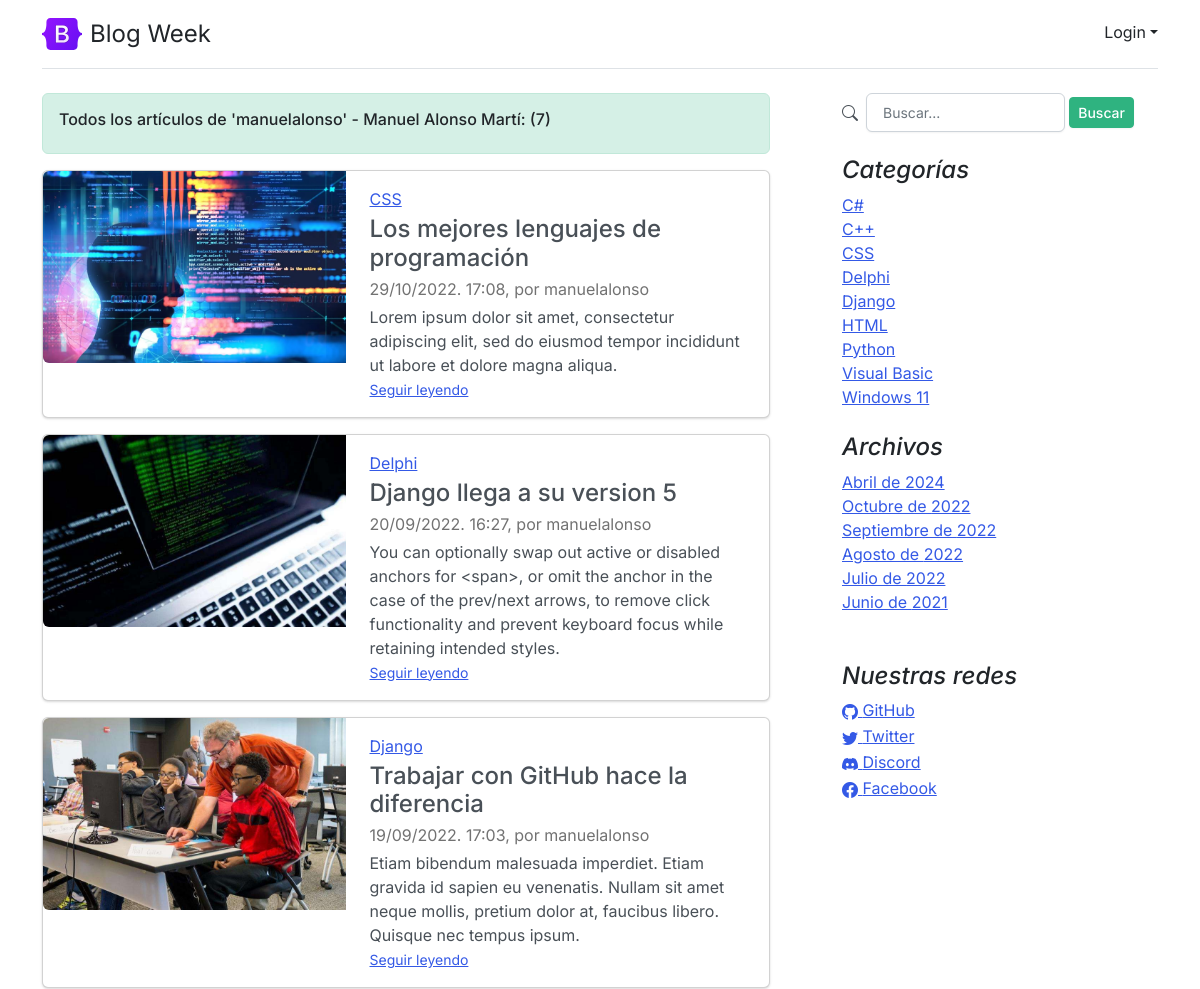
The app's page /author/?aut=4 (upper part), older data.
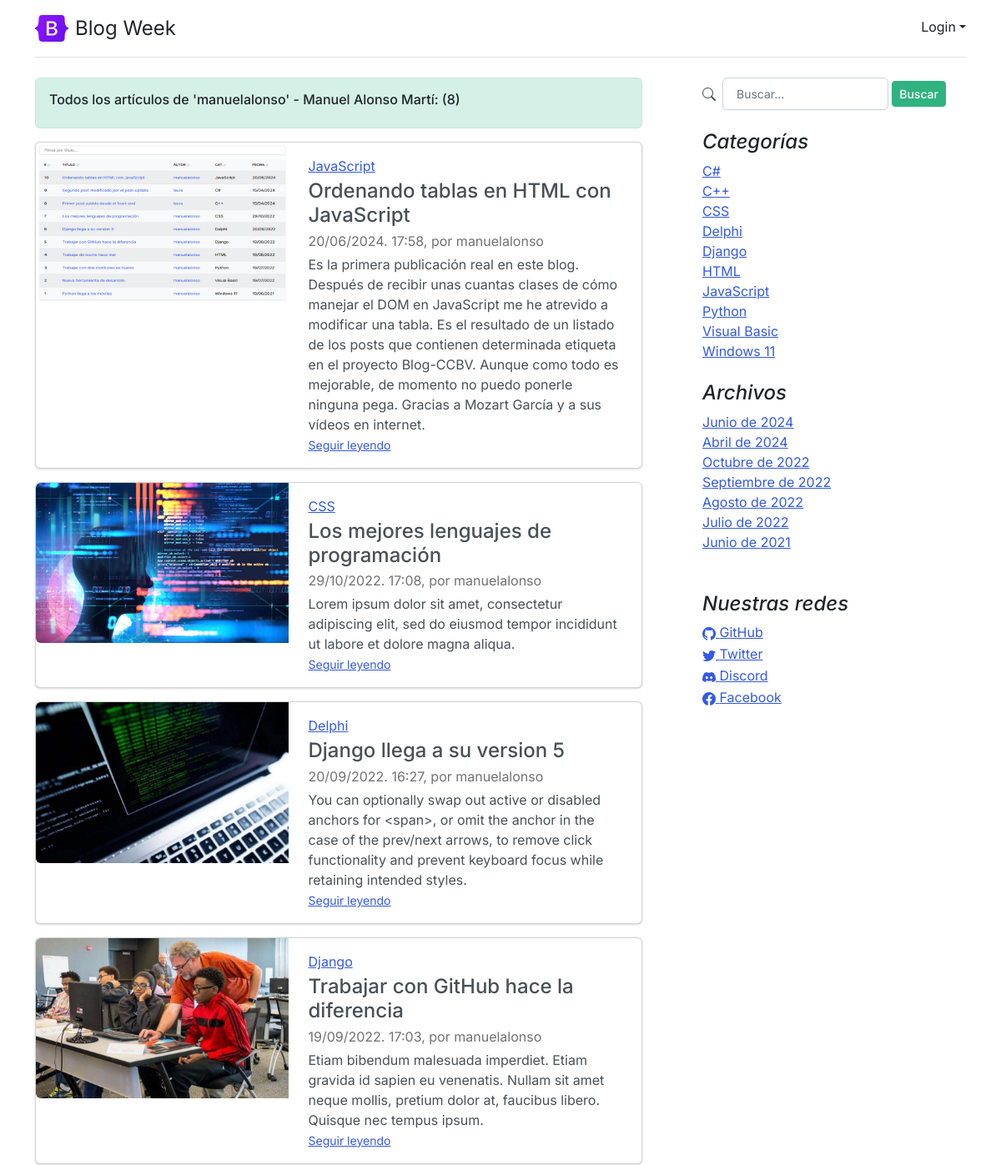
The same page, newer data.
### core/models.py (models this page shows, shortened)
class Post(models.Model):
	title = models.CharField(max_length=250, verbose_name='Título')
	excerpt = models.TextField(verbose_name='Entradilla')
	content = RichTextField(verbose_name='Contenido')
	image = models.ImageField(default='default.jpg',upload_to=profile_picture_path, verbose_name='Imagen')
	published = models.BooleanField(default=False, verbose_name='Publicado')
	category = models.ForeignKey(Category, on_delete=models.CASCADE, related_name='get_posts', verbose_name='Categoría')
	author = models.ForeignKey(User, on_delete=models.CASCADE, related_name='get_posts', verbose_name='Autor')
	tags = models.ManyToManyField(Tag, blank=True, verbose_name='Etiquetas')
	likes = models.ManyToManyField(User, related_name='blog_posts', blank=True, verbose_name='Me Gusta')
	created = models.DateTimeField(auto_now_add=True, verbose_name='Fecha de creación')
	updated = models.DateTimeField(auto_now=True, verbose_name='Fecha de modificación')
	class Meta:
		verbose_name = 'Publicación'
		verbose_name_plural = 'Publicaciones'
		ordering = ['-created']

class Category (models.Model):
	name = models.CharField(max_length=200, unique=True, verbose_name='Nombre')
	active = models.BooleanField(default=True, verbose_name='Activo')
	created = models.DateTimeField(auto_now_add=True, verbose_name='Fecha de creación')
	updated = models.DateTimeField(auto_now=True, verbose_name='Fecha de modificación')
	class Meta:
		verbose_name = 'Categoría'
		verbose_name_plural = 'Categorías'
		ordering = ['name']
	def __str__(self):
		return self.name

class Link(models.Model):
	key = models.CharField(max_length=100, verbose_name='Key Link')
	name = models.CharField(max_length=120, verbose_name='Red Social')
	url = models.URLField(max_length=350, blank=True, null=True, verbose_name='Enlace')
	icon = models.CharField(max_length=100, blank=True, null=True, verbose_name='Icono')
	created = models.DateTimeField(auto_now_add=True, verbose_name='Fecha de creación')
	updated = models.DateTimeField(auto_now=True, verbose_name='Fecha de modificación')
	class Meta:
		verbose_name = 'Red Social'
		verbose_name_plural = 'Redes Sociales'
		ordering = ['name']

### core/views.py (the view)
# urls.py: path('author/',AuthorListView.as_view(), name='author'),
class AuthorListView(ListView):
    model:User
    template_name='core/author.html'
    def get_queryset(self):
        author_id=self.request.GET['aut']
        if author_id:
            return Post.objects.filter(author=author_id, published=True)
        return super().get_queryset()
    def get_context_data(self, **kwargs):
        context=super(AuthorListView,self).get_context_data(**kwargs)
        context['author']=User.objects.get(id=self.request.GET['aut'])
        return context

### core/processors.py (called while the page is built)
def ctx_dic_about(request):
	ctx_about = {}
	ctx_about['ABOUT'] = About.objects.latest('created')
	return ctx_about

def ctx_dic_category(request):
	ctx_category = {}
	ctx_category['categories'] = Category.objects.filter(active=True)
	return ctx_category

def ctx_dic_history(request):
	ctx_history = {}
	ctx_history['dates'] = Post.objects.dates('created', 'month', order='DESC').distinct()
	return ctx_history

def ctx_dic_link(request):
	ctx_link = {}
	links = Link.objects.all()
	for link in links:
		ctx_link[link.key] = {'url':link.url, 'icon':link.icon}
	return ctx_link

### templates/core/author.html (shortened to what this page needs)
{% extends 'core/base.html' %}
{% load static %}
{% block content %}
<div class="alert alert-success" role="alert">
    <h6>Todos los artículos de '{{ author.username }}' - {{ author.first_name }} {{ author.last_name }}: ({{author.get_posts.all|length}})</h6>
</div>
{% for post in author.get_posts.all %}
    <div class="card mb-3">
    <div class="row g-0">
        <div class="col-md-5">
        <img src={{ post.image.url }} class="img-fluid rounded-start" alt="...">
        </div>
        <div class="col-md-7">
        <div class="card-body">
            <a href={% url 'category' %}?cat={{post.category.id}}>{{ post.category }}</a>
            <h4 class="mb-0 mt-1">{{ post.title }}</h4>
            <p class="blog-post-meta my-1">{{ post.created|date:"d/m/Y. H:i" }}, por {{ post.author }}</a></p>
            <p class="card-text mb-auto">{{ post.excerpt }}</p>
            <p class="card-text"><small class="text-muted"><a href={% url 'post' post.id %}>Seguir leyendo</a></small></p>
        </div>
        </div>
    </div>
    </div>
{% endfor %}
{% endblock %}

### templates/core/base.html (shortened to what this page needs)
<!doctype html>
<html lang="es">
<head>
    <link rel="stylesheet" href="https://cdn.jsdelivr.net/npm/bootstrap-icons@1.9.1/font/bootstrap-icons.css">
    {% load static %}
    <link href={% static 'core/css/bootstrap.min.css' %} rel="stylesheet">
    <link href={% static 'core/css/blog.css' %} rel="stylesheet">
</head>
<body>
  <div class="container">
    <header class="d-flex flex-wrap justify-content-center py-3 mb-4 border-bottom">
      <a href="/admin/" class="d-flex align-items-center mb-3 mb-md-0 me-md-auto text-dark text-decoration-none">
        <img class="bi me-2" width="40" height="32" src={% static 'core/img/bootstrap-logo.svg' %}>
        <span class="fs-4">Blog Week</span>
      </a>
      <div class="dropdown text-end ms-5 mt-1">
        <a href="#" class="d-block link-dark text-decoration-none dropdown-toggle" id="dropdownUser1" data-bs-toggle="dropdown" aria-expanded="false">
            {% if user.is_authenticated  %}Bienvenid@ {{user.username}}{% else %}Login{% endif %}</a>
      </div>
    </header>
    <main class="mt-2">
      <section class="row g-5">
        <div class="col-10 col-md-8 mx-auto">
            {% block content %} {% endblock %}
        </div>
        <aside class="col-md-4">
          <div class="position-sticky" style="top: 2rem;">
            <div class="pt-0 px-4">
              <div class="mb-4">
                <div class="row">
                  <div class="col-md-12 search">
                    <form action="{% url 'search' %}" method="GET">
                        <div id="">
                          <div class="col-md-12 card-body d-flex align-items-center gap-1">
                            <i class="bi bi-search me-1"></i>
                            <input type="text" class="form-control" placeholder="Buscar..." name="search" value = "{{ request.GET.search }}">
                            <button type="submit" class="btn btn-sm btn-success">Buscar</button>
                          </div>
                        </div>
                    </form>
                  </div>
                </div>
              </div>
              <h4 class="fst-italic">Categorías</h4>
              <ol class="list-unstyled mb-0">
                {% for item in categories %}
                  <li><a href={% url 'category' %}?cat={{item.id}}>{{ item.name }}</a></li>
                {% endfor %}
              </ol>
            </div>
            <div class="p-4">
              <h4 class="fst-italic">Archivos</h4>
              <ol class="list-unstyled mb-0">
                {% for item in dates %}
                  <li>
                    {% if item.month == 4 %}<a href={% url 'dates' item.month item.year %}>Abril de {{ item.year }}</a>{% endif %}
                    {% if item.month == 6 %}<a href={% url 'dates' item.month item.year %}>Junio de {{ item.year }}</a>{% endif %}
                    {% if item.month == 7 %}<a href={% url 'dates' item.month item.year %}>Julio de {{ item.year }}</a>{% endif %}
                    {% if item.month == 8 %}<a href={% url 'dates' item.month item.year %}>Agosto de {{ item.year }}</a>{% endif %}
                    {% if item.month == 9 %}<a href={% url 'dates' item.month item.year %}>Septiembre de {{ item.year }}</a>{% endif %}
                    {% if item.month == 10 %}<a href={% url 'dates' item.month item.year %}>Octubre de {{ item.year }}</a>{% endif %}
                  </li>
                {% endfor %}
              </ol>
            </div>
            <div class="p-4">
              <h4 class="fst-italic">Nuestras redes</h4>
              <ol class="list-unstyled">
                {% if LINK_GITHUB.url %}
                  <li><a href={{ LINK_GITHUB.url }}><i class="{{ LINK_GITHUB.icon }}"></i> GitHub</a></li>
                {% endif %}
                {% if LINK_TWITTER.url %}
                  <li><a href={{ LINK_TWITTER.url }}><i class="{{ LINK_TWITTER.icon }}"></i> Twitter</a></li>
                {% endif %}
                {% if LINK_DISCORD.url %}
                  <li><a href={{ LINK_DISCORD.url }}><i class="{{ LINK_DISCORD.icon }}"></i> Discord</a></li>
                {% endif %}
                {% if LINK_FACEBOOK.url %}
                  <li><a href={{ LINK_FACEBOOK.url }}><i class="{{ LINK_FACEBOOK.icon }}"></i> Facebook</a></li>
                {% endif %}
              </ol>
            </div>
          </div>
        </aside>
      </section>
    </main>
  </div>
</body>
</html>

### core/static/core/css/blog.css (style rules this page uses)
.blog-post-meta { margin-bottom: 1.25rem; color: #727272; }
.bi { vertical-align: -.125em; fill: currentColor; }

Row changes from the older to the newer data that the page shows:
added Post: image (picture), category "JavaScript", title "Ordenando tablas en HTML con JavaScript", created "20/06/2024. 17:58", author "manuelalonso", excerpt "Es la primera publicación real en este blog. Después de recibir unas cuantas clases de cómo manejar el DOM en JavaScript me he atrevido a modificar una tabla. Es el resultado de un listado de los posts que contienen determinada etiqueta en el proyecto Blog-CCBV. Aunque como todo es mejorable, de momento no puedo ponerle ninguna pega. Gracias a Mozart García y a sus vídeos en internet."
added Category: name "JavaScript"
Text that changed along with them:
{{ author.get_posts.all|length }}: "7" → "8"
list line gone: "Abril de 2024"
new list line: "Junio de 2024"
new list line: "Abril de 2024"
